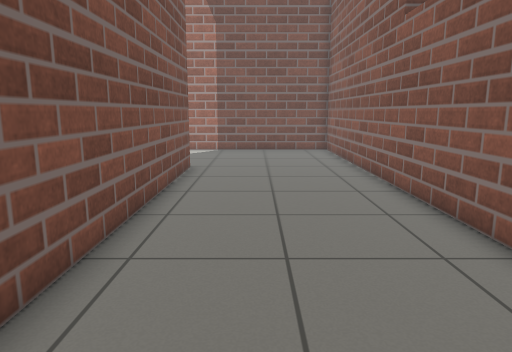
View 1 (above)

12 first-person views from a walk through a Gazebo world. The camera is 0.23 m above the floor, tilts 10° down and sees 70° across. The floor is counted in squares, 0.1 m on a side. Each view is taken from the middle of a square. On the plan, view 1 faces up. The plan holds only what a view shows up to about 20 squares ahead; the rest is blank.

View 2
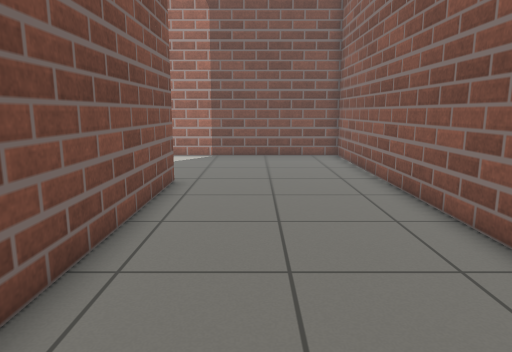

View 3
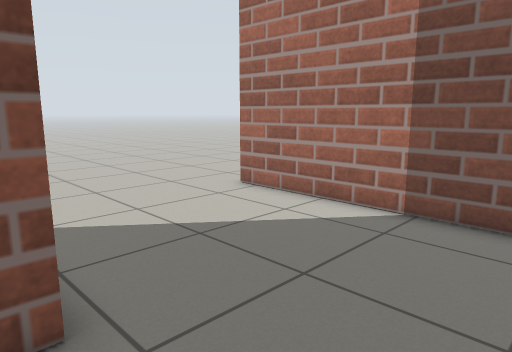

View 4
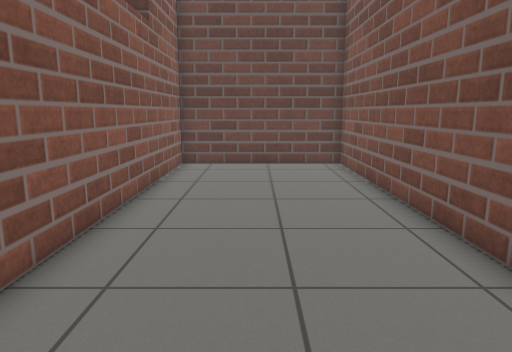

View 5
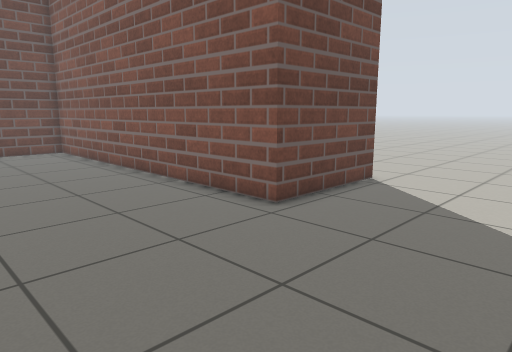

View 6
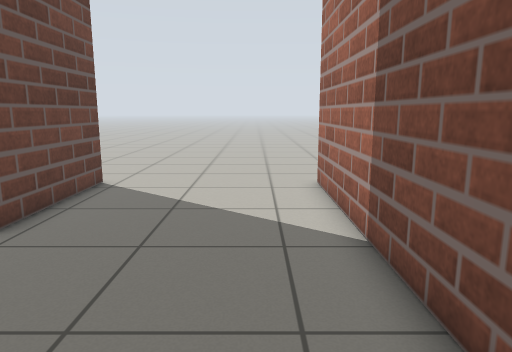

View 7
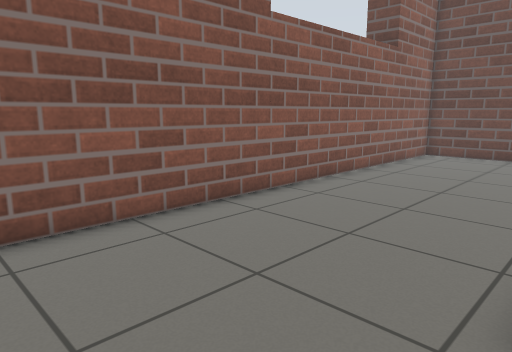

View 8
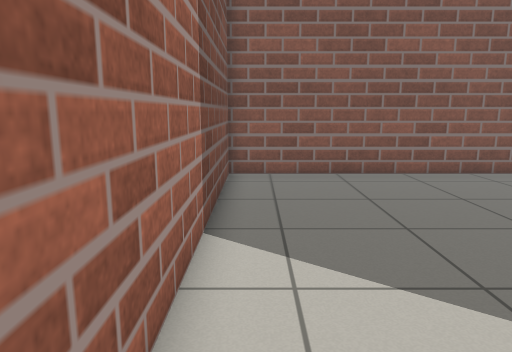

View 9
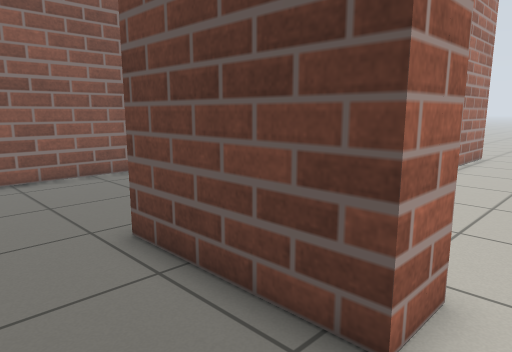

View 10
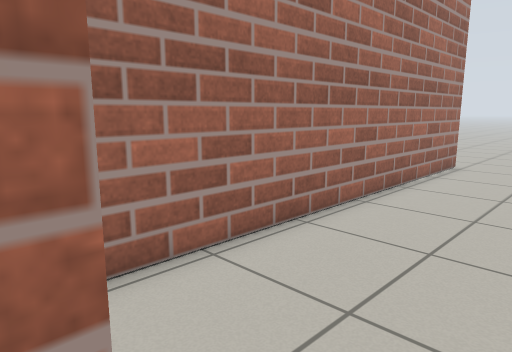

View 11
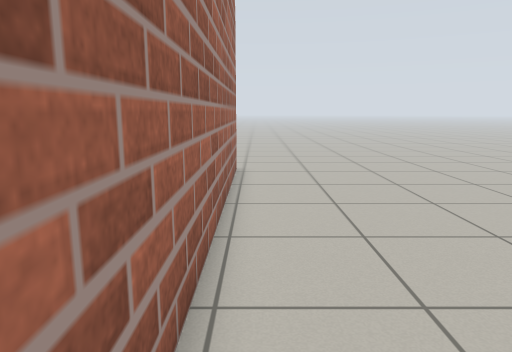

View 12
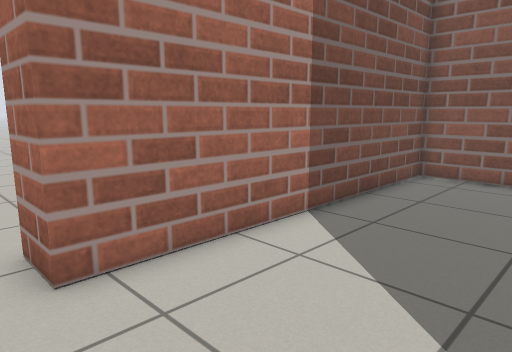

### Floor plan
Points are (right, up) in squares from view 1. A wall is a line through its corners. A room is listed if a view was taken in it or the views show most of it. See-through windows are left out.
Room 1 (views 1, 2, 3, 4, 5, 6, 7)
walls: (-7.7, 15) (-2.7, 15) (-2.7, -1) (4.3, -1) (4.3, 22) (-7.7, 22)
ways out: open door at (-7, 19) to room 2
Room 2 (views 8, 9, 10, 11, 12)
walls: (-7.7, 13.4) (-7.7, 15); (-4.2, -2.6) (-4.2, 12.1); (-7.7, 22) (-7.7, 23.5)
ways out: open door at (-7, 19) to room 1

Positions as (right, up) in squares from view 1, and headings:
1: (0, 0), facing up
2: (0, 3), facing up
3: (1, 14), facing up-left
4: (1, 15), facing down
5: (4, 21), facing down-left
6: (4, 20), facing left
7: (-3, 19), facing down-right
8: (-9, 21), facing right
9: (-9, 18), facing down-right
10: (-9, 14), facing down-right
11: (-5, 12), facing down
12: (-9, 17), facing up-right
